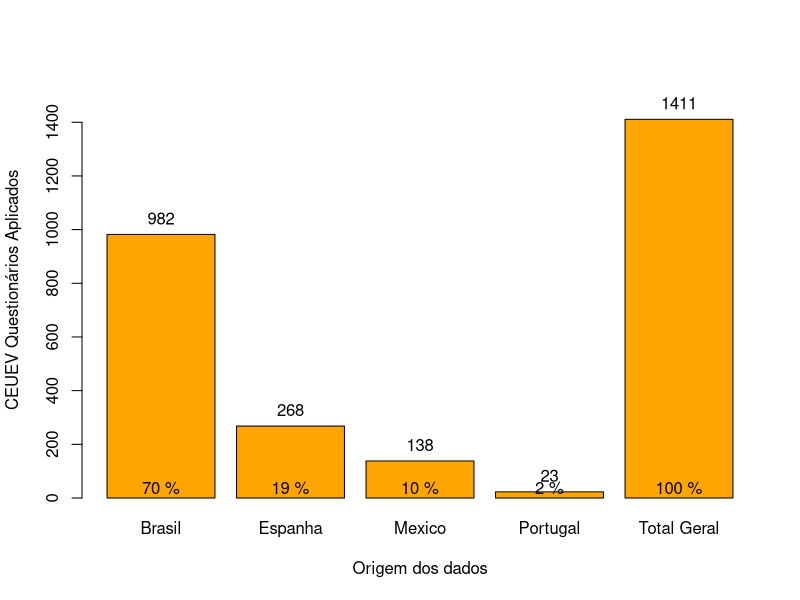
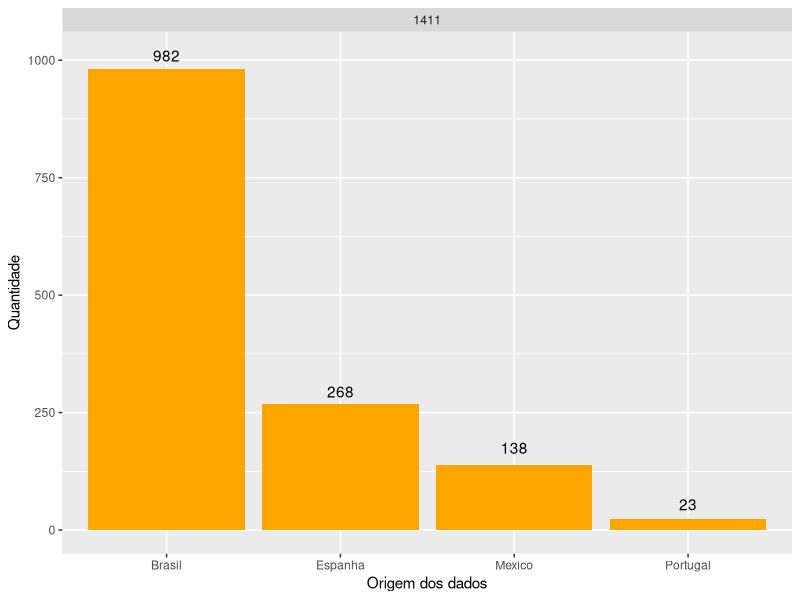
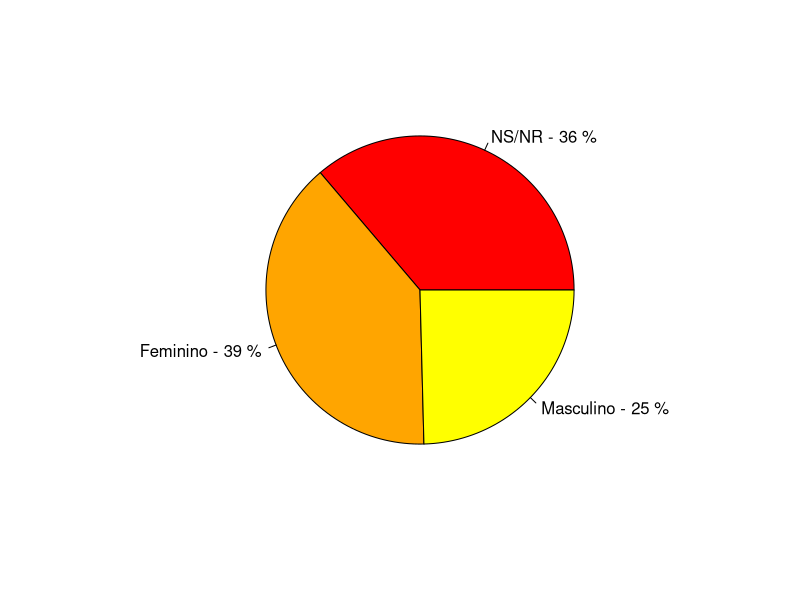
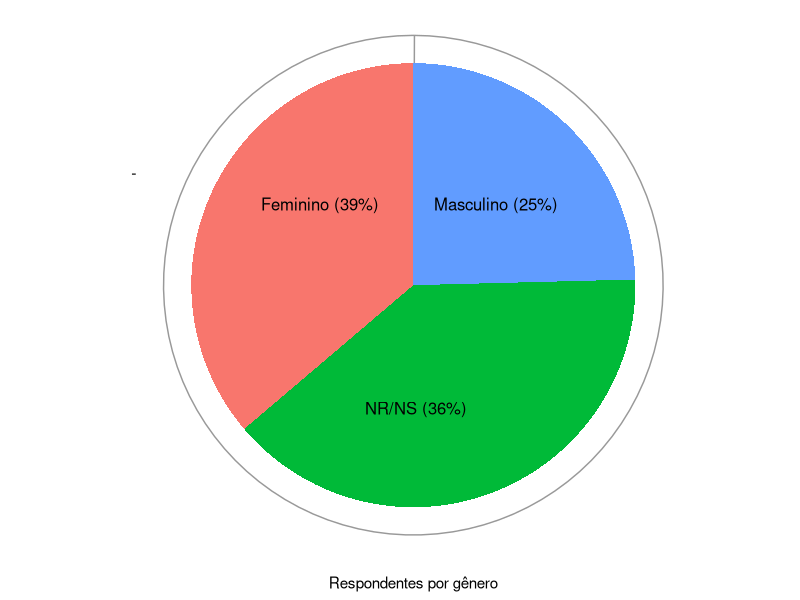
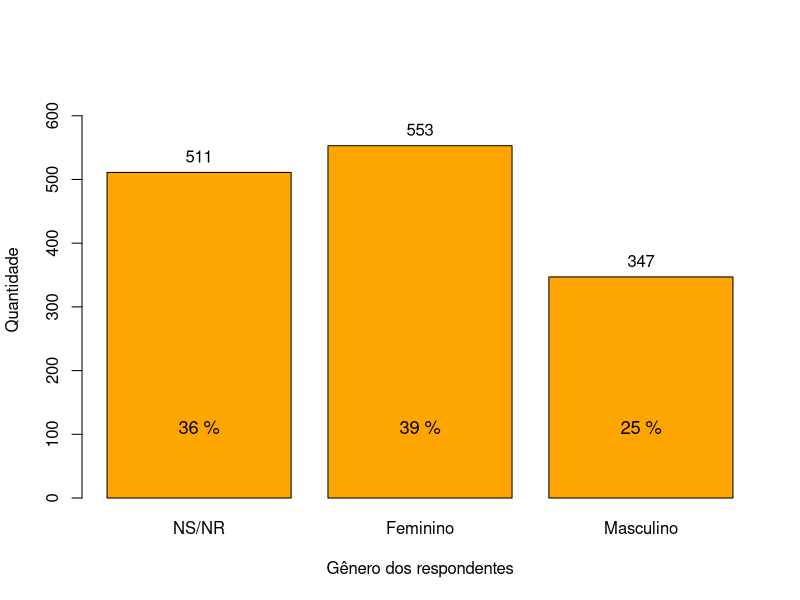
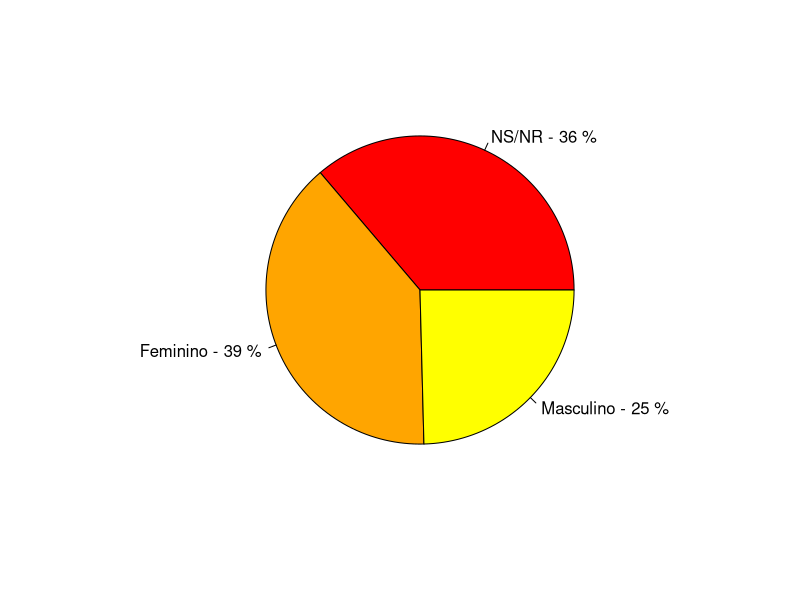

Write R code to recreate these figures, in order.
# Análise Exploratória dos Dados
# Author: João Pedro Albino
# 
# Importando os dados para o ambiente R
# Criando o dataframe de trabalho denominado "euevgera"
# ----
# Problema na importação do formato da variável "data.ano" em arquivos ".csv" por meio de read.table()!
# 05/11/2018 => 005-11-20??
# Solução: escrever uma função que receba uma string e a converte em uma data usando o formato desejado utilizando 
# “setAs” para defini-la como um método depois utilizá-la como função como parte das colClasses em read.table(). 
# Fonte: https://stackoverflow.com/questions/13022299/specify-custom-date-format-for-colclasses-argument-in-read-table-read-csv
setClass('myDate')
setAs("character","myDate", function(from) as.Date(from, format="%d/%m/%Y") )

euevgera <- read.table("./dados/dados_minerados.csv", 
                       header = TRUE, sep = ";", as.is = T,
                       colClasses = c("character", "myDate", "character", "factor", "factor", "character"))
# Totais de casos/observações
total_casos <- nrow(euevgera)
total_casos
#[1] 1411

# Variáveis importadas
nome_variaeis <- names(euevgera)
nome_variaeis
#[1] "pesquisador" "data.ano"    "pais"        "genero"      "idade"       "estilo"

# Os dados nesta análise foram compilados dos trabalhos desenvolvidos por pesquisadores 
# que utilizaram o questionário CEUEV (ANEXO 4) desenvolvidos em Barros (2008) e em Alonso e Gallego (2008),
# referentes a quatro países, Brasil, Espanha, México e Portugal.
# Os casos selecionados e analisados totalizam 1411 casos ou observções e foram consideradas as seguintes vaviáveis:
# "pesquisador", "data.ano", "pais", "genero", "idade" e "estilo".
# Fontes dos dados utilizadas:
# Pesquisadores                       | País      | Trabalho de origem
# María Carmen López Berlanga         | Espanha   | El estilo de uso del espacio virtual con estudiantes de Educación Secundaria - Berlanga, M. C. L., et. al, artigo, 2018.
# Alejandro Villegas Barrera          | México    | Herramienta para la creación de un Entorno Personal de Aprendizaje - Barrera, A. V., et. al., reporte, 2017.  
# Marcos Andrei Ota                   | Brasil    | Adaptatividade em Ambientes Virtuais: uma proposta para personalizar a aprendizagem em cursos híbridos de ensino superior - Ota, M. A., tese, 2018. 
# Adriana Aparecida de Lima Terçariol | Brasil    | Os Estilos de Uso dos Espaços Virtuais e as Redes Sociais na Pedagogia: Um Estudo Exploratório - Terçariol, A.A.L., e Barros, D, M., 2017.
# Indefinido 1                        | Brasil    | ???
# Indefinido 2                        | Portugal  | ???
# Cristina Sánchez Romero             | Espanha   | Estudio de Identificación de Los Estilos Del Uso Del Virtual de Los Seniors: perspectivas iniciales - Romero, C. S., et al., 2020.

# ------------------------------------------------
# Gráfico 1: Quantidade de casos por país
# concatenando os dados
casos_pais <- table(euevgera$pais)
casos_pais
#Brasil  Espanha   Mexico Portugal 
#   982      268      138       23 
# Acertando os campos para o Gráfico 1: adicionando coluna "Total Geral"
# Utilizando o barplot
soma_pais_grafico <- table(euevgera$pais)
soma_pais_grafico[5] <- sum(soma_pais_grafico)
names(soma_pais_grafico) <- c("Brasil", "Espanha", "Mexico", "Portugal", "Total Geral")
soma_pais_grafico
#     Brasil     Espanha      Mexico    Portugal Total Geral 
#        982         268         138          23        1411 
pct_pais <- paste(round(unname(soma_pais_grafico) / (unname(soma_pais_grafico[5])) * 100), "%")
pct_pais
#[1] "70 %"  "19 %"  "10 %"  "2 %"   "100 %"

# Utilizando barplot
graph.pais <- barplot(as.vector(soma_pais_grafico), 
                      xlab = "Origem dos dados", 
                      ylab = "CEUEV Questionários Aplicados",
                      col = "orange",
                      ylim = c(0,max(soma_pais_grafico) + 139),
                      names.arg = names(soma_pais_grafico))
text(x = graph.pais, y = soma_pais_grafico, label = unname(soma_pais_grafico), cex=1,pos=3)
axis(1, at=graph.pais, labels=pct_pais, tick=F, las=1, line=-2.0, cex=0.5)

# utilizando o ggplot2
library(ggplot2)
ggplot(data = euevgera, aes(pais)) +
  geom_bar(fill = "orange") +
  labs(x = "Origem dos dados", y = "Quantidade") +
  annotate(geom = "text", x = c(1:4), y = c(1010, 295, 175, 55), label = unname(casos_pais)) +
  facet_wrap(vars(sum(casos_pais)))

# ------------------------------------------------
#Gráfico 2: Quantidade de respondentes por sexo
casos_genero <- table(euevgera$genero)
casos_genero
#     feminino masculino 
#511       553       347

# Acertando os casos "em branco" ou "não respondeu" como "NS/NR"
names(casos_genero) <- c("NS/NR", "Feminino", "Masculino")
casos_genero
#    NS/NR  Feminino Masculino 
#      511       553       347
pct_genero <- paste(round(unname(casos_genero) / sum(unname(casos_genero)) * 100), "%")
pct_genero
#[1] "36 %" "39 %" "25 %"

# Gráfico tipo "pizza"
pie(casos_genero,
    edges = 200, radius = 0.8,
    clockwise = F,
    density = NULL, angle = 90, col = c("red", "orange", "yellow"),
    labels = paste(names(casos_genero), "-", pct_genero))

# Gráfico do tipo pizza no ggplot2
#Gráfico de pizza sem rótulos
data_genero = data.frame(genero=euevgera$genero)

pie = ggplot(data_genero, aes(x="", fill=genero)) + 
  geom_bar(width=1) +
  coord_polar(theta="y",start=0) +
  geom_text(aes(y="",label="")) +
  xlab("") + ylab("Respondentes por gênero") +
  theme_bw() + 
  theme(legend.position = "none",
        panel.grid.major = element_line(color="grey60"),
        panel.border=element_blank())
pie

#Porcentagem de cada categoria
feminino = round((sum(data_genero$genero=="feminino")/length(data_genero$genero))*100)
feminino = paste("(",feminino,"%)",sep="")
masculino = round((sum(data_genero$genero=="masculino")/length(data_genero$genero))*100)
masculino = paste("(",masculino,"%)",sep="")
nao_repondeu = round((sum(data_genero$genero=="")/length(data_genero$genero))*100)
nao_repondeu =paste("(",nao_repondeu,"%)",sep="")  

#Adicione rótulos com % no gráfico de pizza
if (!require(grid)) {
  install.packages(("grid"))
  library(grid)
}

grid.text(paste("Masculino",masculino,sep=" "), x=unit(0.62, "npc"), y=unit(0.66, "npc"), gp=gpar(fontsize=12, col="black"), rot = 00)
grid.text(paste("Feminino",feminino,sep=" "), x=unit(0.40, "npc"), y=unit(0.66, "npc"), gp=gpar(fontsize=12, col="black"), rot = 00)
grid.text(paste("NR/NS" ,nao_repondeu,sep=" "), x=unit(0.52, "npc"), y=unit(0.32, "npc"), gp=gpar(fontsize=12, col="black"), rot = 00)

# Gráfico do tipo barra
graph.genero <- barplot(casos_genero, 
                      xlab = "Gênero dos respondentes", 
                      ylab = "Quantidade",
                      col = "orange",
                      ylim = c(0,max(casos_genero) + 100))
text(x = graph.genero, y = casos_genero, label = unname(casos_genero), cex=1, pos=3)
axis(1, at=graph.genero, labels=pct_genero, tick=F, las=1, line=-5.0, cex.axis= 1.1)

# ------------------------------------------------
# Gráfico 3: Quantidade de respondentes por Estilo de Uso do espaço virtual
casos_genero <- table(euevgera$genero)
casos_genero
#     feminino masculino 
#511       553       347

# Acertando os casos "em branco" ou "não respondeu" como "NS/NR"
names(casos_genero) <- c("NS/NR", "Feminino", "Masculino")
casos_genero
#    NS/NR  Feminino Masculino 
#      511       553       347
pct_genero <- paste(round(unname(casos_genero) / sum(unname(casos_genero)) * 100), "%")
pct_genero
#[1] "36 %" "39 %" "25 %"

# Gráfico tipo "pizza"
pie(casos_genero,
    edges = 200, radius = 0.8,
    clockwise = F,
    density = NULL, angle = 90, col = c("red", "orange", "yellow"),
    labels = paste(names(casos_genero), "-", pct_genero))



